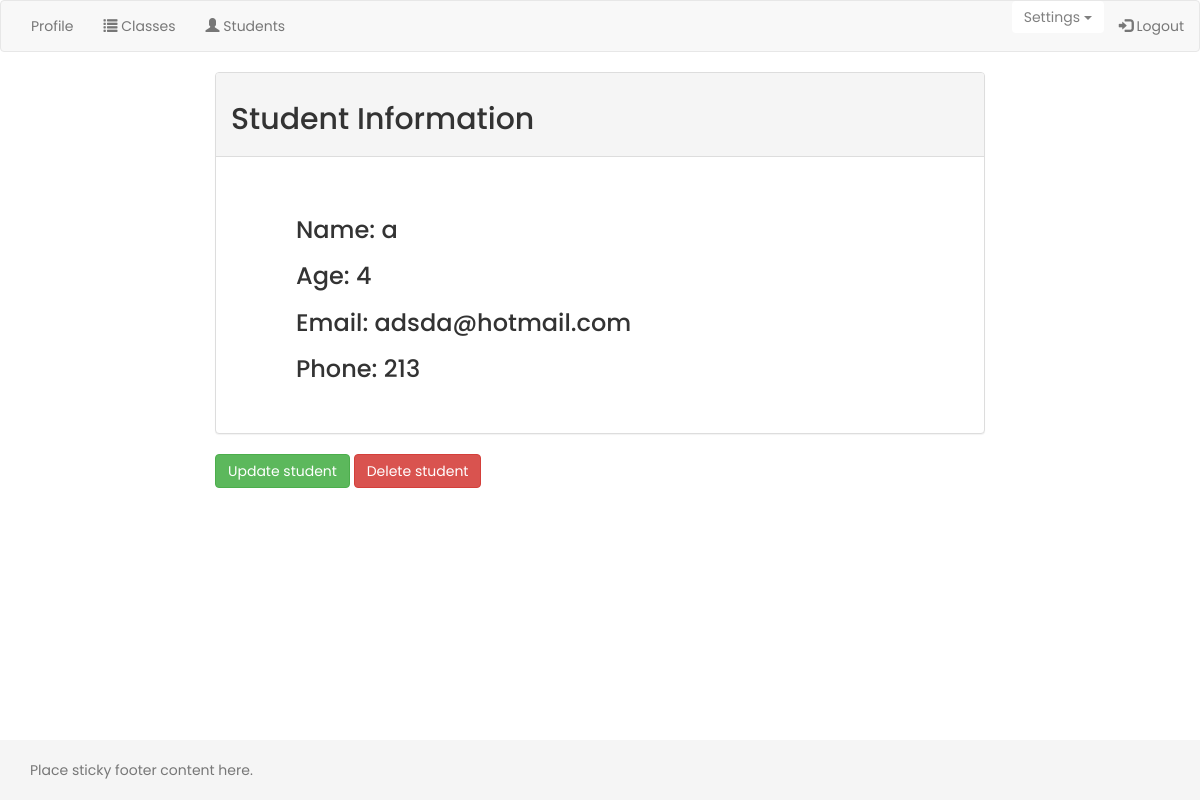
/manager/student_detail/3/ (signed in), run on the app's committed database.
### manager/models.py (models this page shows, shortened)
class Client(models.Model):
    organisation_name= models.CharField(max_length=200, default='unset')
    course = models.ForeignKey(Class, on_delete=models.CASCADE)
    name = models.CharField(max_length = 50)
    last_name = models.CharField(max_length = 50)
    age = models.IntegerField(default = 4)
    phone = models.CharField(max_length = 20)
    gender = models.CharField(max_length = 10)
    email = models.CharField(max_length = 50)
    address = models.CharField(max_length = 100)

### manager/views.py (the view)
# urls.py: url(r'^student_detail/(?P<student_id>[0-9]+)/$', views.student_detail, name='student_detail'),
@login_required(login_url='/manager/staff_login/')
def student_detail(request, student_id):
    student = get_object_or_404(Client, pk=student_id)
    return render(request, 'student/student_detail.html', {'student' : student})

### manager/templates/student/student_detail.html
{% extends "profile.html" %}
{% block content%}
    <div class="panel panel-default">
        <div class="panel-heading"><h2>Student Information</h2></div>
        <div class="panel-body box">
            <ul>
                <li><h3> Name: {{student.name}}</h3></li>
                <li><h3> Age: {{student.age}}</h3></li>
                <li><h3> Email: {{student.email}}</h3></li>
                <li><h3> Phone: {{student.phone}}</h3></li>
            </ul>
        </div>
    </div>
    <button type="submit" class="btn btn-success" onclick="location.href='/manager/update_student/{{student.id}}'">Update student</button>
    <button type="submit" class="btn btn-danger" onclick="location.href='/manager/delete_student/{{student.id}}'">Delete student</button>
{% endblock %}

### manager/templates/base.html (style rules this page uses)
html { position: relative; min-height: 100%; }
body { margin-bottom: 60px; font-family: 'Poppins', sans-serif; }
.box { margin:25px; }
ul { list-style-type: none; }

### data on the page
Client: name "a", age "4", email "adsda@hotmail.com", phone "213"
